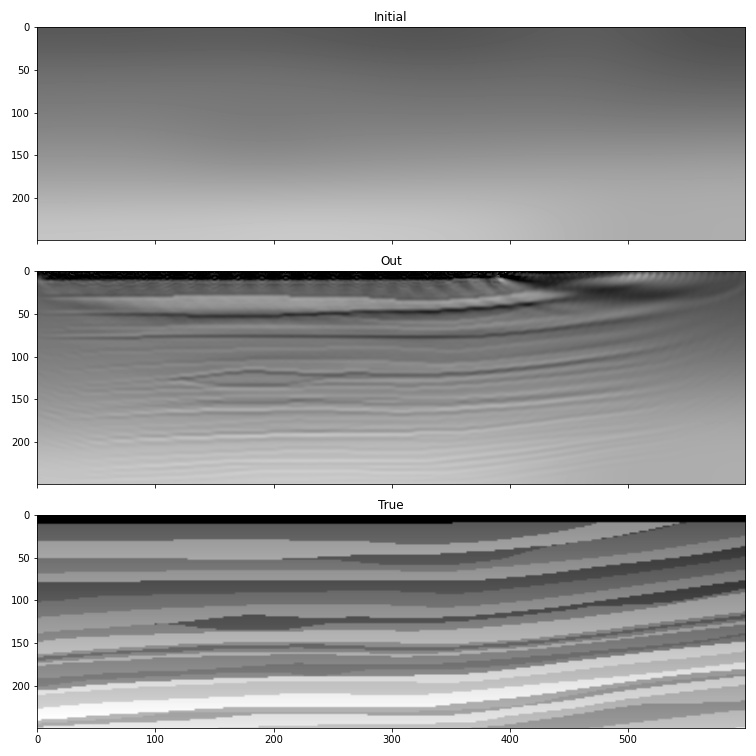

Generate this figure with Python:
import torch
from scipy.ndimage import gaussian_filter
import matplotlib.pyplot as plt
import deepwave
from deepwave import scalar

device = torch.device('cuda')
nx = 2301
ny = 751
dx = 4
v_true = torch.from_file('marmousi_vp.bin',
                         size=nx*ny).reshape(nx, ny)

# Select portion of model for inversion
nx = 600
ny = 250
v_true = v_true[:nx, :ny]

# Smooth to use as starting model
v_init = torch.tensor(1/gaussian_filter(1/v_true.numpy(), 40)).to(device)
v = v_init.clone()
v.requires_grad_()

n_shots = 115

n_sources_per_shot = 1
d_source = 20  # 20 * 4m = 80m
first_source = 10  # 10 * 4m = 40m
source_depth = 2  # 2 * 4m = 8m

n_receivers_per_shot = 384
d_receiver = 6  # 6 * 4m = 24m
first_receiver = 0  # 0 * 4m = 0m
receiver_depth = 2  # 2 * 4m = 8m

freq = 25
nt = 750
dt = 0.004
peak_time = 1.5 / freq

observed_data = (
    torch.from_file('marmousi_data.bin',
                    size=n_shots*n_receivers_per_shot*nt)
    .reshape(n_shots, n_receivers_per_shot, nt)
)

# Select portion of data for inversion
n_shots = 20
n_receivers_per_shot = 100
nt = 300
observed_data = observed_data[:n_shots, :n_receivers_per_shot, :nt].to(device)

# source_locations
source_locations = torch.zeros(n_shots, n_sources_per_shot, 2,
                               dtype=torch.long, device=device)
source_locations[..., 1] = source_depth
source_locations[:, 0, 0] = torch.arange(n_shots) * d_source + first_source

# receiver_locations
receiver_locations = torch.zeros(n_shots, n_receivers_per_shot, 2,
                                 dtype=torch.long, device=device)
receiver_locations[..., 1] = receiver_depth
receiver_locations[:, :, 0] = (
    (torch.arange(n_receivers_per_shot) * d_receiver + first_receiver)
    .repeat(n_shots, 1)
)

# source_amplitudes
source_amplitudes = (
    (deepwave.wavelets.ricker(freq, nt, dt, peak_time))
    .repeat(n_shots, n_sources_per_shot, 1).to(device)
)

# Setup optimiser to perform inversion
optimiser = torch.optim.SGD([v], lr=0.1, momentum=0.9)
loss_fn = torch.nn.MSELoss()

# Run optimisation/inversion
n_epochs = 250
v_true = v_true.to(device)

for epoch in range(n_epochs):
    def closure():
        optimiser.zero_grad()
        out = scalar(
            v, dx, dt,
            source_amplitudes=source_amplitudes,
            source_locations=source_locations,
            receiver_locations=receiver_locations,
            pml_freq=freq,
        )
        loss = 1e10 * loss_fn(out[-1], observed_data)
        loss.backward()
        torch.nn.utils.clip_grad_value_(
            v,
            torch.quantile(v.grad.detach().abs(), 0.98)
        )
        return loss

    optimiser.step(closure)

# Plot
vmin = v_true.min()
vmax = v_true.max()
_, ax = plt.subplots(3, figsize=(10.5, 10.5), sharex=True, sharey=True)
ax[0].imshow(v_init.cpu().T, aspect='auto', cmap='gray',
             vmin=vmin, vmax=vmax)
ax[0].set_title("Initial")
ax[1].imshow(v.detach().cpu().T, aspect='auto', cmap='gray',
             vmin=vmin, vmax=vmax)
ax[1].set_title("Out")
ax[2].imshow(v_true.cpu().T, aspect='auto', cmap='gray',
             vmin=vmin, vmax=vmax)
ax[2].set_title("True")
plt.tight_layout()

v.detach().cpu().numpy().tofile('marmousi_v_inv.bin')
